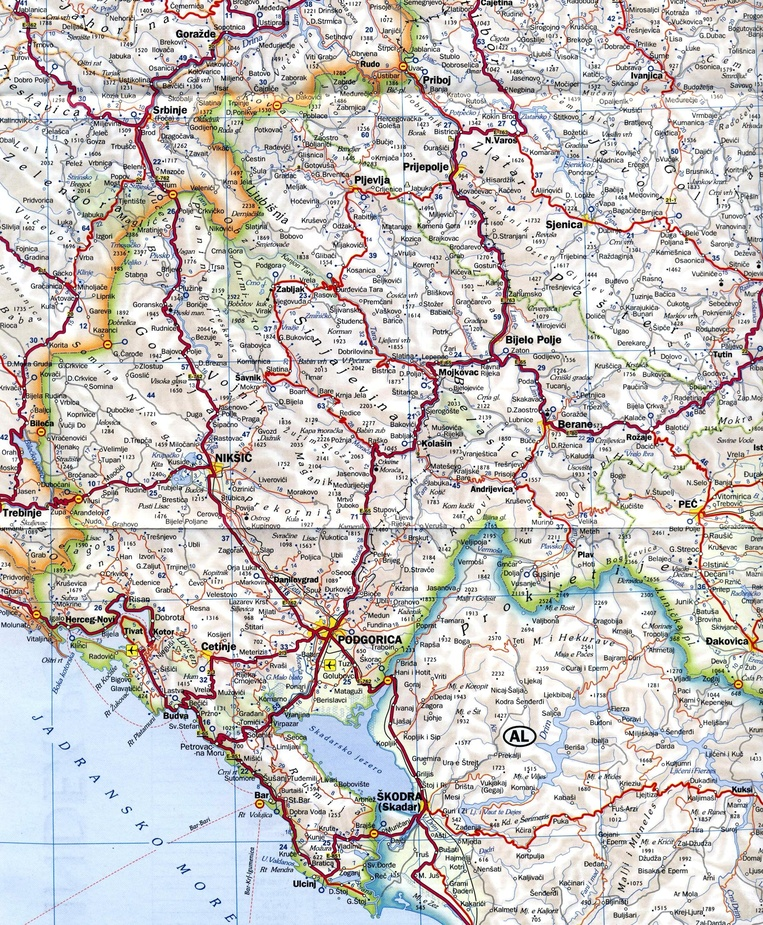
#> input picture data/vouchers/2026-09/2010-07-04 21.09.14_mapofmontenegro_big.jpg, 763 x 925 px, shrunk from 2200 x 2666 before the run; its folder holds only this picture in this run
$ python -i detect_all_angles.py   (imports and definitions only)
#> lines starting #> are read from the running program, lines starting #| are printed output that depends on the picture
#> further down, picture is the input picture: shape (925, 763, 3); mean B, G, R 195.9, 198.1, 201.8
import os
import cv2
import numpy as np

FOLDERS = [
    r"F:\SinFecha_Desconocido\1983\06-Junio",
    r"F:\SinFecha_Desconocido\1983\11-Noviembre",
]

def detect_skew(img):
    gray = cv2.cvtColor(img, cv2.COLOR_BGR2GRAY)
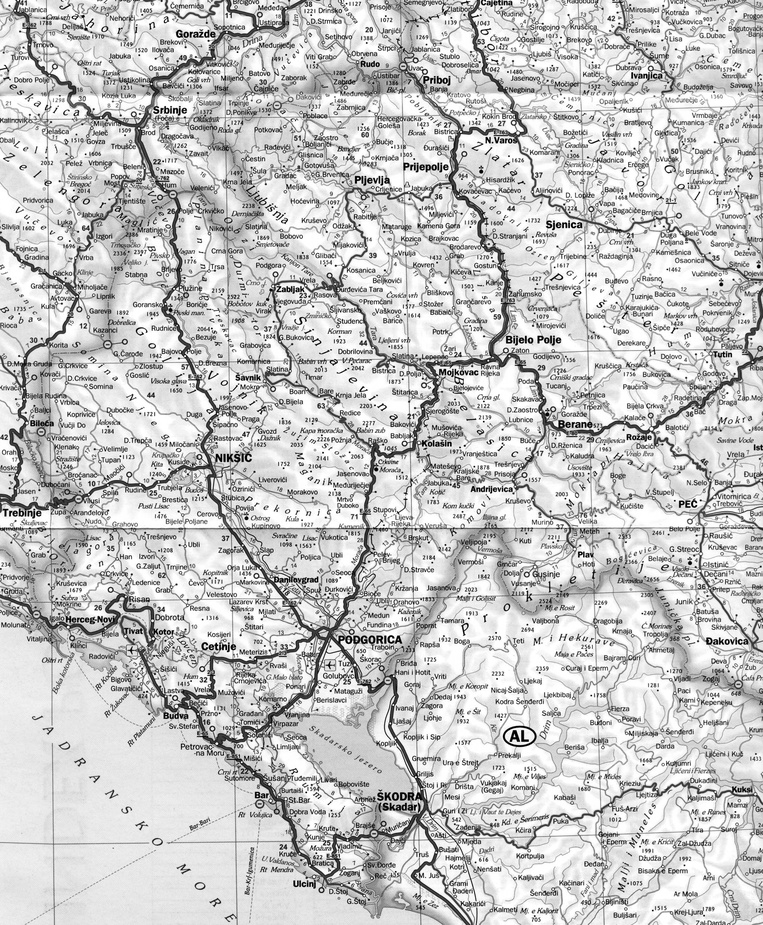
#> gray: shape (925, 763); min 0, max 255, mean 198.9
    filtered = cv2.bilateralFilter(gray, 11, 17, 17)
    edges = cv2.Canny(filtered, 30, 200)
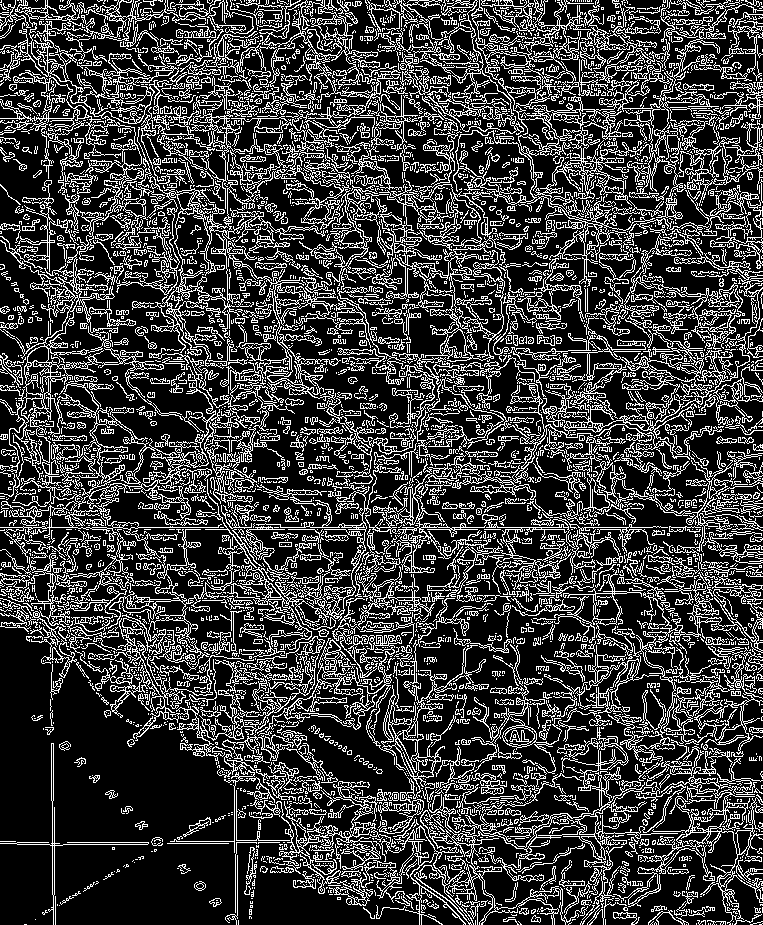
#> edges: shape (925, 763); 24.2% white in thin lines or dots
    lines = cv2.HoughLinesP(edges, 1, np.pi/180, 50, minLineLength=50, maxLineGap=20)
#> lines = 1645 rows, first 6: [132, 693, 757, 68], [50, 649, 699, 0], [131, 721, 762, 90], [255, 603, 762, 96], [0, 527, 762, 527], [69, 2, 665, 598]
    if lines is None:
        return 0
    angles = []
    for line in lines:
        pts = line.flatten()
        x1, y1, x2, y2 = int(pts[0]), int(pts[1]), int(pts[2]), int(pts[3])
        dx = x2 - x1
        dy = y2 - y1
        if abs(dx) < 5 and abs(dy) < 5:
            continue
        angle = np.degrees(np.arctan2(dy, dx))
        length = np.sqrt(dx*dx + dy*dy)
        angles.append((angle, length))
#> this loop made 1645 passes
#> (x1, y1, x2, y2, dx, dy, angle, length) on passes 1 to 3: (132, 693, 757, 68, 625, -625, -45, 883.9), (50, 649, 699, 0, 649, -649, -45, 917.8), (131, 721, 762, 90, 631, -631, -45, 892.4)
#> after the loop, angles = 1645 pairs, first value -90 to 89.4, second value 51.04 to 1072
    if not angles:
        return 0
    horiz = [(a, l) for a, l in angles if abs(a) < 15 or abs(a) > 165]
#> horiz = 72 pairs, first value -15 to 13.84, second value 52.09 to 774.1
    norm_horiz = []
    for a, l in horiz:
        if a > 90: a -= 180
        elif a < -90: a += 180
        norm_horiz.append((a, l))
#> this loop made 72 passes
#> (a, l) on passes 1 to 12: (0, 762), (11.02, 627.6), (-0.985, 349.1), (-0.99, 405.1), (13.84, 280.1), (0, 173), (0, 145), (-0.957, 479.1), (1.93, 148.1), (-9.93, 643.6), (-10.96, 773.1), (-9.97, 352.3)
#> after the loop, norm_horiz has the same summary as horiz
    if norm_horiz:
        total_len = sum(l for _, l in norm_horiz)
#> total_len = 19652.8
        avg_angle = sum(a * l for a, l in norm_horiz) / total_len
#> avg_angle = -1.09
        return avg_angle
    return 0

# [30 lines not run here, left out]

>>> import cv2
>>> picture = cv2.imread('../../../data/vouchers/2026-09/2010-07-04 21.09.14_mapofmontenegro_big.jpg')
>>> result = detect_skew(picture)
#> result = -1.09

$ run again, on data/vouchers/2026-09/Pasaporte.jpg
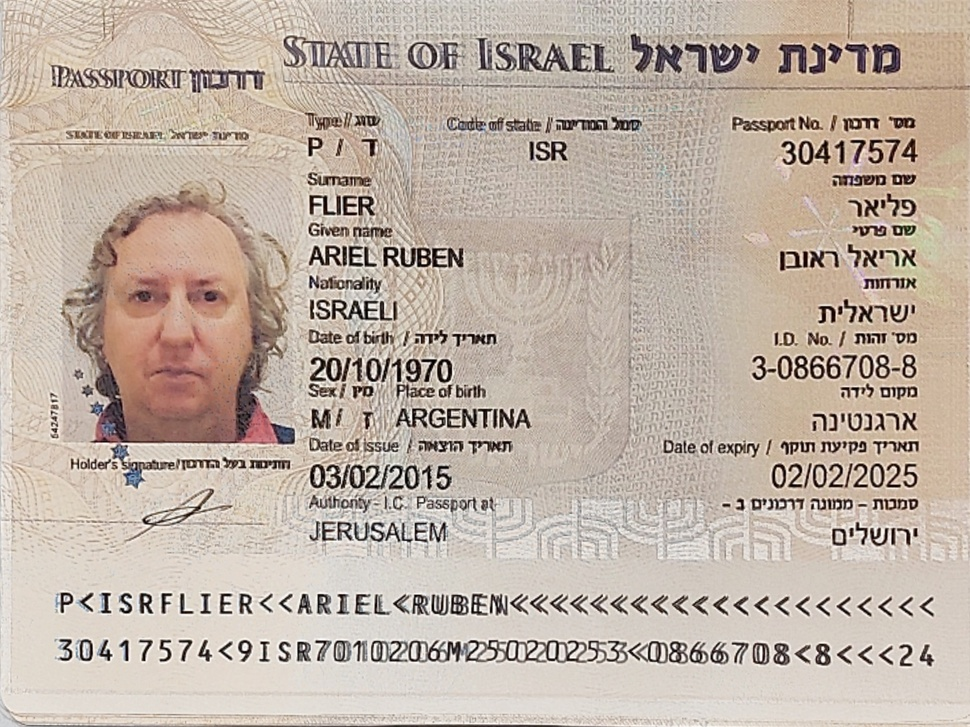
#> input picture data/vouchers/2026-09/Pasaporte.jpg, 970 x 727 px, shrunk from 2000 x 1500 before the run
#> picture is the input picture: shape (727, 970, 3); mean B, G, R 166.1, 177.8, 191.7
#> in detect_skew, `gray = cv2.cvtColor(img, cv2.COLOR_BGR2GRAY)`:
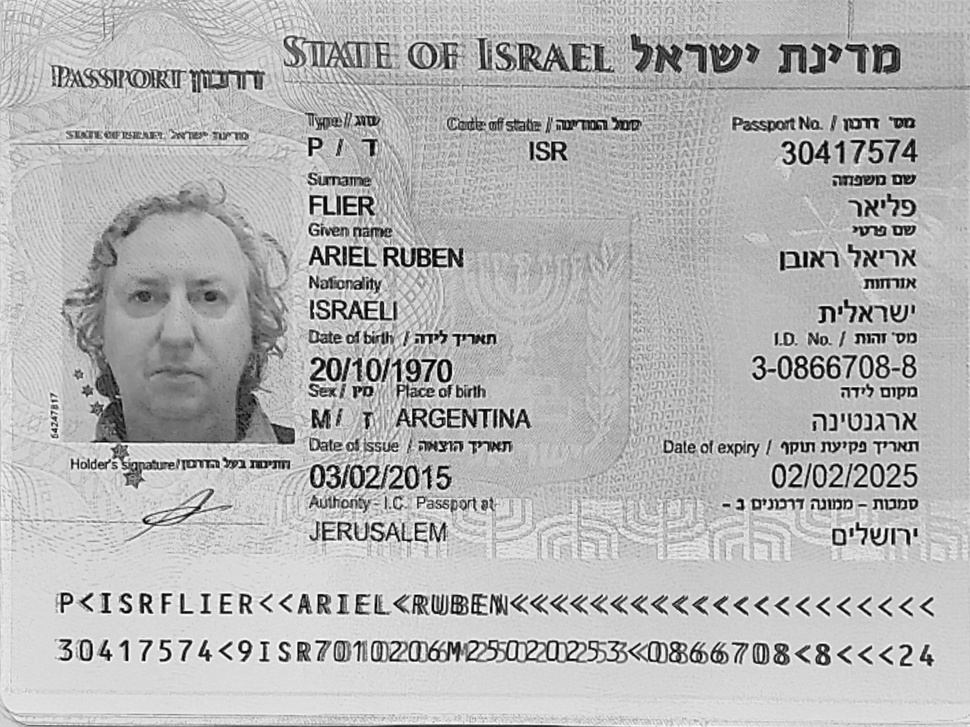
#> gray: shape (727, 970); min 0, max 255, mean 180.6
#> in detect_skew, `edges = cv2.Canny(filtered, 30, 200)`:
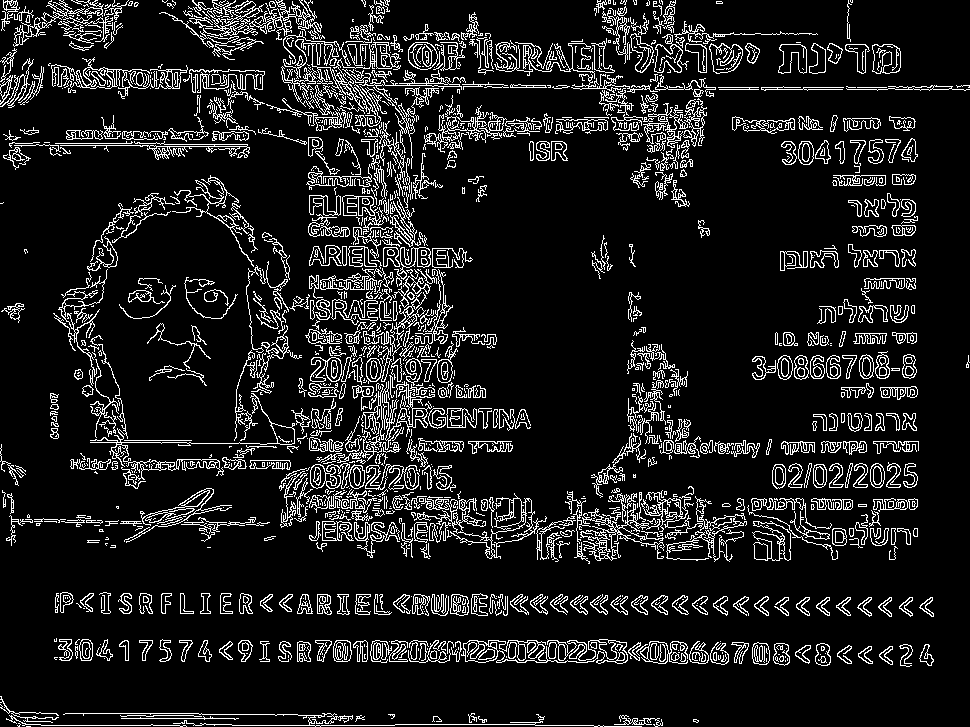
#> edges: shape (727, 970); 11.2% white in thin lines or dots
#> lines = 1171 rows, first 6: [607, 89, 969, 89], [443, 87, 969, 87], [535, 725, 603, 725], [0, 81, 229, 69], [614, 130, 702, 127], [11, 518, 291, 523]
#> the loop in detect_skew, `for line in lines:` made 1171 passes
#> (x1, y1, x2, y2, dx, dy, angle, length) on passes 1 to 3: (607, 89, 969, 89, 362, 0, 0, 362), (443, 87, 969, 87, 526, 0, 0, 526), (535, 725, 603, 725, 68, 0, 0, 68)
#> after the loop in detect_skew, `for line in lines:`: angles = 1171 pairs, first value -90 to 89.05, second value 50 to 872.1
#> horiz = 917 pairs, first value -14.96 to 14.98, second value 50 to 872.1
#> the loop in detect_skew, `for a, l in horiz:` made 917 passes
#> (a, l) on passes 1 to 3: (0, 362), (0, 526), (0, 68)
#> after the loop in detect_skew, `for a, l in horiz:`: norm_horiz has the same summary as horiz
#> total_len = 129975
#> avg_angle = 0.572
